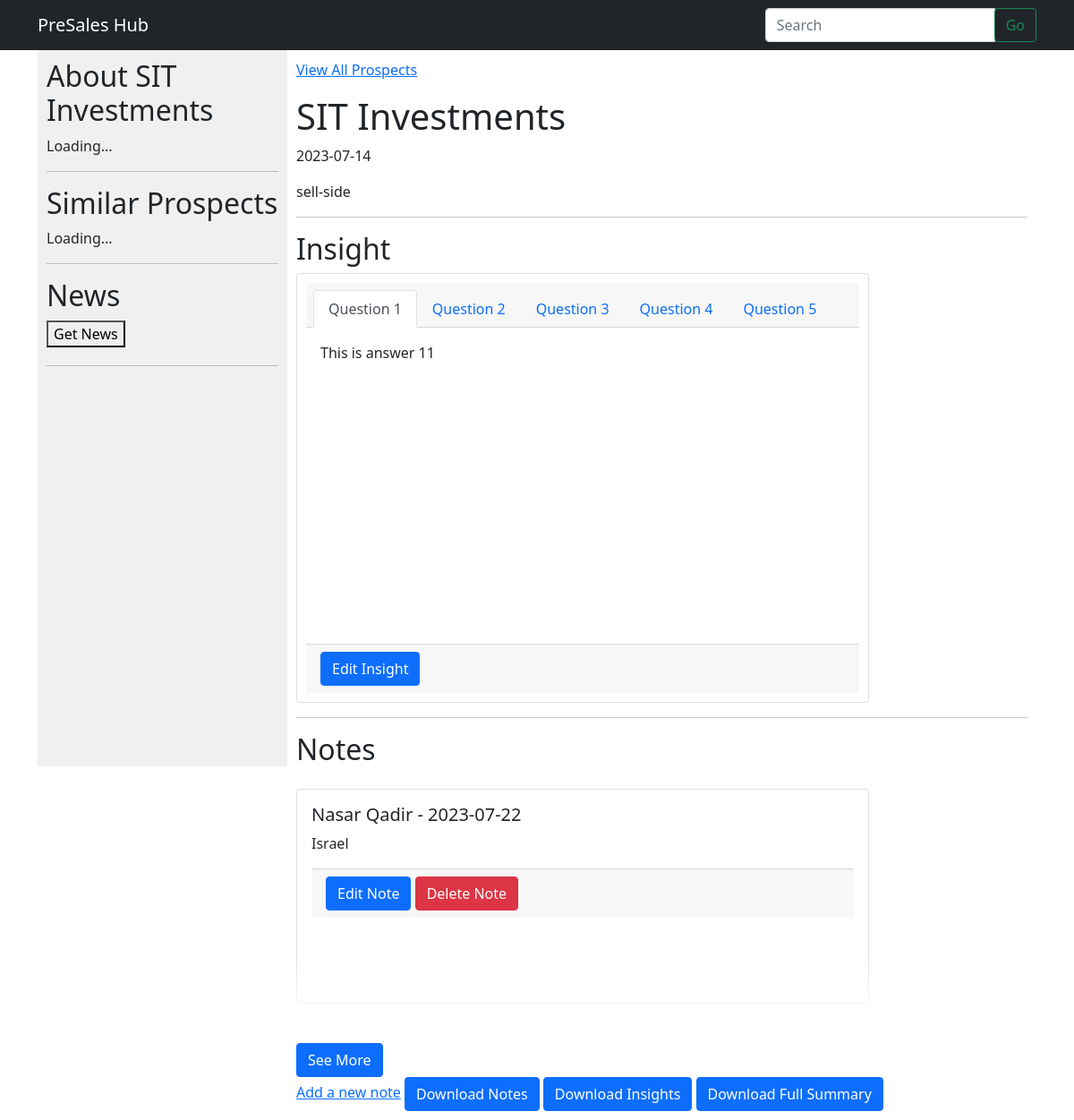
Page /prospect/1 on the committed database.
### app.py (models this page shows, shortened)
class Prospect(db.Model):
    id = db.Column(db.Integer, primary_key=True)
    name = db.Column(db.String(80), unique=True, nullable=False)
    date = db.Column(db.String(80), nullable=False)
    prospect_type = db.Column(db.String(80), nullable=False)
    insight = db.relationship('Insight', backref='prospect', uselist=False, cascade="all, delete-orphan")
    notes = db.relationship('Note', backref='prospect', cascade="all, delete-orphan")

class Insight(db.Model):
    id = db.Column(db.Integer, primary_key=True)
    date = db.Column(db.String(80), nullable=False)
    question1 = db.Column(db.String(200), nullable=False)
    question2 = db.Column(db.String(200), nullable=False)
    question3 = db.Column(db.String(200), nullable=False)
    question4 = db.Column(db.String(200), nullable=False)
    question5 = db.Column(db.String(200), nullable=False)
    creator_name = db.Column(db.String(80), nullable=False)
    prospect_id = db.Column(db.Integer, db.ForeignKey('prospect.id'), nullable=False)

class Note(db.Model):
    id = db.Column(db.Integer, primary_key=True)
    creator_name = db.Column(db.String(80), nullable=False)
    date = db.Column(db.String(80), nullable=False)
    content = db.Column(db.Text, nullable=False)
    prospect_id = db.Column(db.Integer, db.ForeignKey('prospect.id'), nullable=False)

### app.py (the view)
@app.route('/prospect/<int:prospect_id>', methods=['GET'])
def prospect(prospect_id):
    search_form = SearchForm()
    prospect = Prospect.query.get(prospect_id)
    if not prospect:
        abort(404)  # Not found
    return render_template('prospect.html', search_form=search_form, prospect=prospect)

### app.py
class SearchForm(FlaskForm):
    query = StringField('Search', render_kw={"placeholder": "Search"})
    submit = SubmitField('Go')

### app.py (called while the page is built)
@app.context_processor
def inject_search_form():
    return {'search_form': SearchForm()}

### templates/prospect.html (shortened to what this page needs)
{% extends "base.html" %}
{% block content %}
<!DOCTYPE html>
<html lang="en">
<head>
    <link href="https://cdn.jsdelivr.net/npm/bootstrap@5.0.2/dist/css/bootstrap.min.css" rel="stylesheet">
</head>
<body>
    <div class="main-content">
        <div id="sidebar">
            <div id="who-is">
                <h2>About {{ prospect.name }}</h2>
                <p id="who-is-content">Loading... </p>
            </div>
            <hr>
            <div id="similar-prospects">
                <h2>Similar Prospects</h2>
                <p id="similar-prospects-content" data-prospect-id="{{ prospect.id }}">Loading... </p>
            </div>
            <hr>
            <div id="news-section">
                <h2>News</h2>
                <button onclick="fetchNews()">Get News</button>
            </div>
            <hr>
        </div>
        <div id="content">
            <p><a href="{{ url_for('all_prospects') }}">View All Prospects</a></p>
            <h1>{{ prospect.name }}</h1>
            <p>{{ prospect.date }}</p>
            <p>{{ prospect.prospect_type }}</p>
            <hr>
            <h2>Insight</h2>
            {% if prospect.insight %}
                <div class="card" style="width: 40rem; height: 30rem; padding:10px;">
                    <div class="card-header">
                        <ul class="nav nav-tabs card-header-tabs" id="insightTab" role="tablist">
                            <li class="nav-item" role="presentation">
                                <a class="nav-link active" id="question1-tab" data-toggle="tab" href="#question1" role="tab" aria-controls="question1" aria-selected="true">Question 1</a>
                            </li>
                            <li class="nav-item" role="presentation">
                                <a class="nav-link" id="question2-tab" data-toggle="tab" href="#question2" role="tab" aria-controls="question2" aria-selected="false">Question 2</a>
                            </li>
                            <li class="nav-item" role="presentation">
                                <a class="nav-link" id="question3-tab" data-toggle="tab" href="#question3" role="tab" aria-controls="question3" aria-selected="false">Question 3</a>
                            </li>
                            <li class="nav-item" role="presentation">
                                <a class="nav-link" id="question4-tab" data-toggle="tab" href="#question4" role="tab" aria-controls="question4" aria-selected="false">Question 4</a>
                            </li>
                            <li class="nav-item" role="presentation">
                                <a class="nav-link" id="question5-tab" data-toggle="tab" href="#question5" role="tab" aria-controls="question5" aria-selected="false">Question 5</a>
                            </li>
                        </ul>
                    </div>
                    <div class="card-body">
                        <div class="tab-content" id="insightTabContent">
                            <div class="tab-pane fade show active" id="question1" role="tabpanel" aria-labelledby="question1-tab">
                                <p>{{ prospect.insight.question1 }}</p>
                            </div>
                        </div>
                    </div>
                    <div class="card-footer">
                        <a href="{{ url_for('edit_insight', prospect_id=prospect.id, insight_id=prospect.insight.id) }}" class="btn btn-primary">Edit Insight</a>
                    </div>
                </div>
            {% else %}
                <a href="{{ url_for('add_insight', prospect_id=prospect.id) }}" class="btn btn-primary">Add Insight</a>
            {% endif %}
            <hr>
            <h2>Notes</h2>
            <div id="notesWrapper" style="position: relative; max-height: 300px; overflow: hidden;">
                <div id="notesSection">
                    {% for note in prospect.notes %}
                        <div class="card note-card mt-3 mb-3" style="width: 40rem; height: 15rem;">
                            <div class="card-body">
                                <h5 class="card-title">{{ note.creator_name }} - {{ note.date }}</h5>
                                <p class="card-text">{{ note.content }}</p>
                                <div class="card-footer">
                                    <a href="{{ url_for('edit_note', prospect_id=prospect.id, note_id=note.id) }}" class="btn btn-primary">Edit Note</a>
                                    <a href="{{ url_for('delete_note', prospect_id=prospect.id, note_id=note.id) }}" class="btn btn-danger">Delete Note</a>
                                </div>
                            </div>
                        </div>
                    {% endfor %}
                </div>
                <div id="notesOverlay"></div>
            </div>
            <button id="seeMoreBtn" onclick="expandNotes()" class="btn btn-primary">See More</button>
            <br>
            <a href="{{ url_for('add_note', prospect_id=prospect.id) }}">Add a new note</a>
            <a href="{{ url_for('download_notes', prospect_id=prospect.id) }}" class="btn btn-primary">Download Notes</a>
            <a href="{{ url_for('download_insight', prospect_id=prospect.id) }}" class="btn btn-primary">Download Insights</a>
            <a href="{{ url_for('download_summary', prospect_id=prospect.id) }}" class="btn btn-primary">Download Full Summary</a>
        </div>
    </div>
</body>
</html>
{% endblock %}

### static/styles.css (style rules this page uses)
body { display: flex; flex-direction: column; }
hr { border: none; border-top: 1px solid #ccc; margin: 20px 0; }
#sidebar { min-width: 200px; max-width: 400px; width: 25%; height: 100vh; overflow-y: auto; background-color: #f0f0f0; padding: 10px; }
#content { width: 75%; padding: 10px; }
#news-section { margin-bottom: 20px; }
.main-content { display: flex; flex-direction: row; width: 100%; }
#notesOverlay { position: absolute; bottom: 0; height: 100px; width: 100%; background: linear-gradient(to bottom, rgba(255,255,255,0), rgba(255,255,255,1) 80%); }
#seeMoreBtn { position: relative; z-index: 2; }

### rows in the picture
Prospect: name "SIT Investments", date "2023-07-14", prospect_type "sell-side"
Insight: insight.question1 "This is answer 11"
Note: creator_name "Nasar Qadir", date "2023-07-22", content "Israel"
